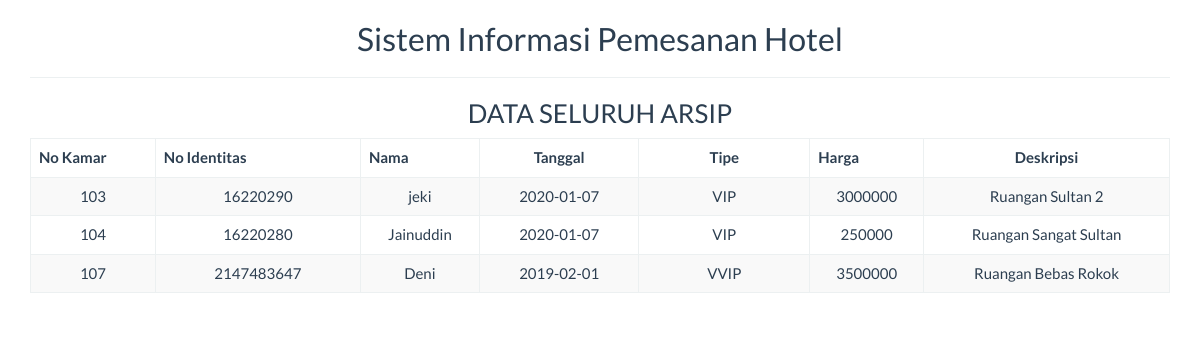
Page /report/arsip_semua.php on the committed database.
### tables this page shows
CREATE TABLE `tbl_kamar` (
  `id_kamar` int(10) NOT NULL,
  `no_identitas` int(20) NOT NULL,
  `nama_pelanggan` varchar(100) NOT NULL,
  `tanggal` date NOT NULL,
  `tipe_kamar` varchar(10) NOT NULL,
  `harga` varchar(100) NOT NULL,
  `deskripsi` varchar(100) NOT NULL
);

### report/arsip_semua.php (the view, shortened to what this page needs)
<!DOCTYPE html>
<html>
    <head>
        <link href="../Assets/css/bootstrap.min.css" rel="stylesheet" type="text/css"/>
    </head>
    <body onload="print()">
        <?php
        include '../config/koneksi.php';
        ?>
        <div class="container">
            <div class='row'>
                <div class="col-sm-12">
                    <div class="text-center">
                        <h2>Sistem Informasi Pemesanan Hotel </h2>
                        <hr>
                        <h3>DATA SELURUH ARSIP</h3>
                        <table class="table table-bordered table-striped table-hover">
                        <tbody>
                                <thead>
								<tr>
									<th>No Kamar</th>
                                    <th width="18%">No Identitas</th>
                                    <th>Nama</th>
                                    <th width="14%"><center>Tanggal</center></th>
                                    <th width="15%"><center>Tipe</center></th>
                                    <th width="10%">Harga</th>
                                    <th><center>Deskripsi</center></th>
								</tr>
								</thead>
							<tbody>
                            <?php
                            $sql = "SELECT * FROM tbl_kamar";
                            $query = mysqli_query($koneksi, $sql) or die("SQL Anda Salah");
                            while ($data = mysqli_fetch_array($query)) {
                                ?>
                                <tr>
                                    <td><?= $data['id_kamar'] ?></td>
									<td><?= $data['no_identitas'] ?></td>
                                    <td><?= $data['nama_pelanggan'] ?></td>
                                    <td><?= $data['tanggal'] ?></td>
                                    <td><?= $data['tipe_kamar'] ?></td>
									<td><?= $data['harga'] ?></td>
									<td><?= $data['deskripsi'] ?></td>
                                </tr>
                            <?php } ?>
							</tbody>
                        </tbody>
                        </table>
                    </div>
                </div>
            </div>
    </body>
</html>

### rows in the picture
tbl_kamar: id_kamar "103", no_identitas "16220290", nama_pelanggan "jeki", tanggal "2020-01-07", tipe_kamar "VIP", harga "3000000", deskripsi "Ruangan Sultan 2"
tbl_kamar: id_kamar "104", no_identitas "16220280", nama_pelanggan "Jainuddin", tanggal "2020-01-07", tipe_kamar "VIP", harga "250000", deskripsi "Ruangan Sangat Sultan"
tbl_kamar: id_kamar "107", no_identitas "2147483647", nama_pelanggan "Deni", tanggal "2019-02-01", tipe_kamar "VVIP", harga "3500000", deskripsi "Ruangan Bebas Rokok"
